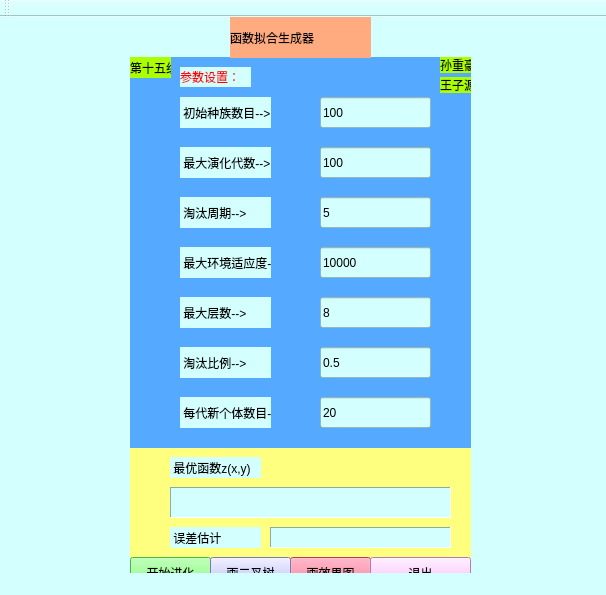
<?xml version="1.0" encoding="UTF-8"?>
<ui version="4.0">
 <class>testClass</class>
 <widget class="QMainWindow" name="testClass">
  <property name="geometry">
   <rect>
    <x>0</x>
    <y>0</y>
    <width>606</width>
    <height>595</height>
   </rect>
  </property>
  <property name="windowTitle">
   <string>test</string>
  </property>
  <property name="styleSheet">
   <string notr="true">color: rgb(170, 255, 255);
background-color: rgb(211, 255, 254);</string>
  </property>
  <widget class="QWidget" name="centralWidget">
   <widget class="QLabel" name="label">
    <property name="geometry">
     <rect>
      <x>180</x>
      <y>130</y>
      <width>91</width>
      <height>31</height>
     </rect>
    </property>
    <property name="styleSheet">
     <string notr="true">color: rgb(0, 0, 0);</string>
    </property>
    <property name="text">
     <string> 最大演化代数--&gt;</string>
    </property>
   </widget>
   <widget class="QLabel" name="label_2">
    <property name="geometry">
     <rect>
      <x>180</x>
      <y>180</y>
      <width>91</width>
      <height>31</height>
     </rect>
    </property>
    <property name="styleSheet">
     <string notr="true">color: rgb(0, 0, 0);</string>
    </property>
    <property name="text">
     <string> 淘汰周期--&gt;</string>
    </property>
   </widget>
   <widget class="QPushButton" name="pushButton_1">
    <property name="geometry">
     <rect>
      <x>130</x>
      <y>540</y>
      <width>81</width>
      <height>31</height>
     </rect>
    </property>
    <property name="styleSheet">
     <string notr="true">color: rgb(0, 0, 0);
background-color: rgb(105, 255, 97);
font: 14pt &quot;AcadEref&quot;;</string>
    </property>
    <property name="text">
     <string>开始进化</string>
    </property>
   </widget>
   <widget class="QLabel" name="label_3">
    <property name="geometry">
     <rect>
      <x>230</x>
      <y>0</y>
      <width>141</width>
      <height>41</height>
     </rect>
    </property>
    <property name="styleSheet">
     <string notr="true">color: rgb(0, 0, 0);
background-color: rgb(255, 170, 127);
font: 20pt &quot;楷体&quot;;</string>
    </property>
    <property name="text">
     <string>函数拟合生成器</string>
    </property>
   </widget>
   <widget class="QPushButton" name="pushButton_2">
    <property name="geometry">
     <rect>
      <x>290</x>
      <y>540</y>
      <width>81</width>
      <height>31</height>
     </rect>
    </property>
    <property name="styleSheet">
     <string notr="true">color: rgb(0, 0, 0);
background-color: rgb(255, 85, 127);
font: 14pt &quot;AcadEref&quot;;</string>
    </property>
    <property name="text">
     <string>画效果图</string>
    </property>
   </widget>
   <widget class="QLineEdit" name="input_1">
    <property name="geometry">
     <rect>
      <x>320</x>
      <y>80</y>
      <width>111</width>
      <height>31</height>
     </rect>
    </property>
    <property name="styleSheet">
     <string notr="true">color: rgb(0, 0, 0);</string>
    </property>
    <property name="text">
     <string>100</string>
    </property>
   </widget>
   <widget class="QLineEdit" name="input_2">
    <property name="geometry">
     <rect>
      <x>320</x>
      <y>130</y>
      <width>111</width>
      <height>31</height>
     </rect>
    </property>
    <property name="styleSheet">
     <string notr="true">color: rgb(0, 0, 0);</string>
    </property>
    <property name="text">
     <string>100</string>
    </property>
   </widget>
   <widget class="QLabel" name="label_4">
    <property name="geometry">
     <rect>
      <x>180</x>
      <y>80</y>
      <width>91</width>
      <height>31</height>
     </rect>
    </property>
    <property name="styleSheet">
     <string notr="true">color: rgb(0, 0, 0);</string>
    </property>
    <property name="text">
     <string> 初始种族数目--&gt;</string>
    </property>
   </widget>
   <widget class="QLineEdit" name="input_3">
    <property name="geometry">
     <rect>
      <x>320</x>
      <y>180</y>
      <width>111</width>
      <height>31</height>
     </rect>
    </property>
    <property name="styleSheet">
     <string notr="true">color: rgb(0, 0, 0);</string>
    </property>
    <property name="text">
     <string>5</string>
    </property>
   </widget>
   <widget class="QLabel" name="label_5">
    <property name="geometry">
     <rect>
      <x>180</x>
      <y>50</y>
      <width>71</width>
      <height>20</height>
     </rect>
    </property>
    <property name="styleSheet">
     <string notr="true">color: rgb(255, 0, 0);
font: 14pt &quot;楷体&quot;;</string>
    </property>
    <property name="text">
     <string>参数设置：</string>
    </property>
   </widget>
   <widget class="QLabel" name="label_6">
    <property name="geometry">
     <rect>
      <x>180</x>
      <y>280</y>
      <width>91</width>
      <height>31</height>
     </rect>
    </property>
    <property name="styleSheet">
     <string notr="true">color: rgb(0, 0, 0);</string>
    </property>
    <property name="text">
     <string> 最大层数--&gt;</string>
    </property>
   </widget>
   <widget class="QLabel" name="label_7">
    <property name="geometry">
     <rect>
      <x>180</x>
      <y>330</y>
      <width>91</width>
      <height>31</height>
     </rect>
    </property>
    <property name="styleSheet">
     <string notr="true">color: rgb(0, 0, 0);</string>
    </property>
    <property name="text">
     <string> 淘汰比例--&gt;</string>
    </property>
   </widget>
   <widget class="QLabel" name="label_8">
    <property name="geometry">
     <rect>
      <x>180</x>
      <y>230</y>
      <width>91</width>
      <height>31</height>
     </rect>
    </property>
    <property name="styleSheet">
     <string notr="true">color: rgb(0, 0, 0);</string>
    </property>
    <property name="text">
     <string> 最大环境适应度--&gt;</string>
    </property>
   </widget>
   <widget class="QLineEdit" name="input_4">
    <property name="geometry">
     <rect>
      <x>320</x>
      <y>230</y>
      <width>111</width>
      <height>31</height>
     </rect>
    </property>
    <property name="styleSheet">
     <string notr="true">color: rgb(0, 0, 0);</string>
    </property>
    <property name="text">
     <string>10000</string>
    </property>
   </widget>
   <widget class="QLineEdit" name="input_5">
    <property name="geometry">
     <rect>
      <x>320</x>
      <y>280</y>
      <width>111</width>
      <height>31</height>
     </rect>
    </property>
    <property name="styleSheet">
     <string notr="true">color: rgb(0, 0, 0);</string>
    </property>
    <property name="text">
     <string>8</string>
    </property>
   </widget>
   <widget class="QLineEdit" name="input_6">
    <property name="geometry">
     <rect>
      <x>320</x>
      <y>330</y>
      <width>111</width>
      <height>31</height>
     </rect>
    </property>
    <property name="styleSheet">
     <string notr="true">color: rgb(0, 0, 0);</string>
    </property>
    <property name="text">
     <string>0.5</string>
    </property>
   </widget>
   <widget class="QLineEdit" name="input_7">
    <property name="geometry">
     <rect>
      <x>320</x>
      <y>380</y>
      <width>111</width>
      <height>31</height>
     </rect>
    </property>
    <property name="styleSheet">
     <string notr="true">color: rgb(0, 0, 0);</string>
    </property>
    <property name="text">
     <string>20</string>
    </property>
   </widget>
   <widget class="QLabel" name="label_9">
    <property name="geometry">
     <rect>
      <x>180</x>
      <y>380</y>
      <width>91</width>
      <height>31</height>
     </rect>
    </property>
    <property name="styleSheet">
     <string notr="true">color: rgb(0, 0, 0);</string>
    </property>
    <property name="text">
     <string> 每代新个体数目--&gt;</string>
    </property>
   </widget>
   <widget class="QPushButton" name="pushButton_3">
    <property name="geometry">
     <rect>
      <x>210</x>
      <y>540</y>
      <width>81</width>
      <height>31</height>
     </rect>
    </property>
    <property name="styleSheet">
     <string notr="true">color: rgb(0, 0, 0);
background-color: rgb(170, 170, 255);
font: 14pt &quot;AcadEref&quot;;</string>
    </property>
    <property name="text">
     <string>画二叉树</string>
    </property>
   </widget>
   <widget class="QLabel" name="label_10">
    <property name="geometry">
     <rect>
      <x>130</x>
      <y>40</y>
      <width>341</width>
      <height>391</height>
     </rect>
    </property>
    <property name="styleSheet">
     <string notr="true">background-color: rgb(85, 170, 255);</string>
    </property>
    <property name="text">
     <string/>
    </property>
   </widget>
   <widget class="QLabel" name="label_11">
    <property name="geometry">
     <rect>
      <x>170</x>
      <y>440</y>
      <width>91</width>
      <height>21</height>
     </rect>
    </property>
    <property name="styleSheet">
     <string notr="true">color: rgb(0, 0, 0);
font: 12pt &quot;隶书&quot;;</string>
    </property>
    <property name="text">
     <string> 最优函数z(x,y)</string>
    </property>
   </widget>
   <widget class="QLabel" name="label_12">
    <property name="geometry">
     <rect>
      <x>170</x>
      <y>470</y>
      <width>281</width>
      <height>31</height>
     </rect>
    </property>
    <property name="styleSheet">
     <string notr="true">color: rgb(0, 0, 0);
font: 12pt &quot;隶书&quot;;</string>
    </property>
    <property name="frameShape">
     <enum>QFrame::Panel</enum>
    </property>
    <property name="frameShadow">
     <enum>QFrame::Sunken</enum>
    </property>
    <property name="text">
     <string/>
    </property>
   </widget>
   <widget class="QLabel" name="label_13">
    <property name="geometry">
     <rect>
      <x>130</x>
      <y>430</y>
      <width>341</width>
      <height>111</height>
     </rect>
    </property>
    <property name="styleSheet">
     <string notr="true">background-color: rgb(255, 255, 127);</string>
    </property>
    <property name="text">
     <string/>
    </property>
   </widget>
   <widget class="QPushButton" name="pushButton_4">
    <property name="geometry">
     <rect>
      <x>370</x>
      <y>540</y>
      <width>101</width>
      <height>31</height>
     </rect>
    </property>
    <property name="styleSheet">
     <string notr="true">color: rgb(0, 0, 0);
background-color: rgb(255, 170, 255);
font: 14pt &quot;AcadEref&quot;;</string>
    </property>
    <property name="text">
     <string>退出</string>
    </property>
   </widget>
   <widget class="QLabel" name="label_14">
    <property name="geometry">
     <rect>
      <x>270</x>
      <y>510</y>
      <width>181</width>
      <height>21</height>
     </rect>
    </property>
    <property name="styleSheet">
     <string notr="true">color: rgb(0, 0, 0);
font: 12pt &quot;隶书&quot;;</string>
    </property>
    <property name="frameShape">
     <enum>QFrame::Panel</enum>
    </property>
    <property name="frameShadow">
     <enum>QFrame::Sunken</enum>
    </property>
    <property name="text">
     <string/>
    </property>
   </widget>
   <widget class="QLabel" name="label_15">
    <property name="geometry">
     <rect>
      <x>170</x>
      <y>510</y>
      <width>91</width>
      <height>21</height>
     </rect>
    </property>
    <property name="styleSheet">
     <string notr="true">color: rgb(0, 0, 0);
font: 12pt &quot;隶书&quot;;</string>
    </property>
    <property name="text">
     <string> 误差估计</string>
    </property>
   </widget>
   <widget class="QLabel" name="label_16">
    <property name="geometry">
     <rect>
      <x>130</x>
      <y>40</y>
      <width>41</width>
      <height>21</height>
     </rect>
    </property>
    <property name="styleSheet">
     <string notr="true">color: rgb(0, 0, 0);
font: 10pt &quot;楷体&quot;;
background-color: rgb(170, 255, 0);</string>
    </property>
    <property name="text">
     <string>第十五组</string>
    </property>
   </widget>
   <widget class="QLabel" name="label_17">
    <property name="geometry">
     <rect>
      <x>440</x>
      <y>40</y>
      <width>31</width>
      <height>16</height>
     </rect>
    </property>
    <property name="styleSheet">
     <string notr="true">color: rgb(0, 0, 0);
font: 10pt &quot;楷体&quot;;
background-color: rgb(170, 255, 0);</string>
    </property>
    <property name="text">
     <string>孙重豪</string>
    </property>
   </widget>
   <widget class="QLabel" name="label_18">
    <property name="geometry">
     <rect>
      <x>440</x>
      <y>60</y>
      <width>31</width>
      <height>16</height>
     </rect>
    </property>
    <property name="styleSheet">
     <string notr="true">color: rgb(0, 0, 0);
font: 10pt &quot;楷体&quot;;
background-color: rgb(170, 255, 0);</string>
    </property>
    <property name="text">
     <string>王子源</string>
    </property>
   </widget>
   <zorder>label_13</zorder>
   <zorder>label_10</zorder>
   <zorder>label</zorder>
   <zorder>label_2</zorder>
   <zorder>pushButton_1</zorder>
   <zorder>label_3</zorder>
   <zorder>pushButton_2</zorder>
   <zorder>input_1</zorder>
   <zorder>input_2</zorder>
   <zorder>label_4</zorder>
   <zorder>input_3</zorder>
   <zorder>label_5</zorder>
   <zorder>label_6</zorder>
   <zorder>label_7</zorder>
   <zorder>label_8</zorder>
   <zorder>input_4</zorder>
   <zorder>input_5</zorder>
   <zorder>input_6</zorder>
   <zorder>input_7</zorder>
   <zorder>label_9</zorder>
   <zorder>pushButton_3</zorder>
   <zorder>label_11</zorder>
   <zorder>label_12</zorder>
   <zorder>pushButton_4</zorder>
   <zorder>label_14</zorder>
   <zorder>label_15</zorder>
   <zorder>label_16</zorder>
   <zorder>label_17</zorder>
   <zorder>label_18</zorder>
  </widget>
  <widget class="QToolBar" name="mainToolBar">
   <attribute name="toolBarArea">
    <enum>TopToolBarArea</enum>
   </attribute>
   <attribute name="toolBarBreak">
    <bool>false</bool>
   </attribute>
  </widget>
  <widget class="QStatusBar" name="statusBar"/>
 </widget>
 <layoutdefault spacing="6" margin="11"/>
 <resources>
  <include location="test.qrc"/>
 </resources>
 <connections>
  <connection>
   <sender>pushButton_1</sender>
   <signal>clicked()</signal>
   <receiver>testClass</receiver>
   <slot>on_pushButton_clicked()</slot>
   <hints>
    <hint type="sourcelabel">
     <x>150</x>
     <y>538</y>
    </hint>
    <hint type="destinationlabel">
     <x>39</x>
     <y>321</y>
    </hint>
   </hints>
  </connection>
  <connection>
   <sender>pushButton_2</sender>
   <signal>clicked()</signal>
   <receiver>testClass</receiver>
   <slot>Draw()</slot>
   <hints>
    <hint type="sourcelabel">
     <x>330</x>
     <y>538</y>
    </hint>
    <hint type="destinationlabel">
     <x>510</x>
     <y>340</y>
    </hint>
   </hints>
  </connection>
  <connection>
   <sender>pushButton_4</sender>
   <signal>clicked()</signal>
   <receiver>testClass</receiver>
   <slot>close()</slot>
   <hints>
    <hint type="sourcelabel">
     <x>470</x>
     <y>538</y>
    </hint>
    <hint type="destinationlabel">
     <x>569</x>
     <y>319</y>
    </hint>
   </hints>
  </connection>
  <connection>
   <sender>pushButton_3</sender>
   <signal>clicked()</signal>
   <receiver>testClass</receiver>
   <slot>Display()</slot>
   <hints>
    <hint type="sourcelabel">
     <x>241</x>
     <y>559</y>
    </hint>
    <hint type="destinationlabel">
     <x>31</x>
     <y>386</y>
    </hint>
   </hints>
  </connection>
 </connections>
 <slots>
  <slot>on_pushButton_clicked()</slot>
  <slot>Draw()</slot>
  <slot>Display()</slot>
 </slots>
</ui>
